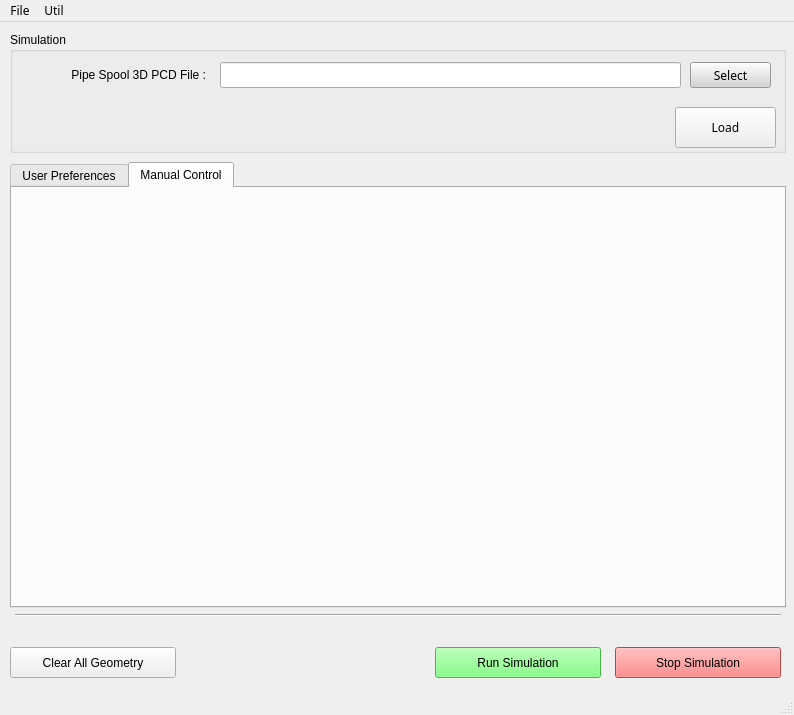
<?xml version="1.0" encoding="UTF-8"?>
<ui version="4.0">
 <author>IAE</author>
 <class>MainWindow</class>
 <widget class="QMainWindow" name="MainWindow">
  <property name="geometry">
   <rect>
    <x>0</x>
    <y>0</y>
    <width>794</width>
    <height>715</height>
   </rect>
  </property>
  <property name="font">
   <font>
    <family>NanumSquare</family>
   </font>
  </property>
  <property name="windowTitle">
   <string/>
  </property>
  <property name="windowIcon">
   <iconset theme="document-save-as">
    <normaloff>.</normaloff>.</iconset>
  </property>
  <property name="toolTip">
   <string/>
  </property>
  <property name="styleSheet">
   <string notr="true"/>
  </property>
  <widget class="QWidget" name="centralwidget">
   <widget class="QGroupBox" name="groupBox_4">
    <property name="geometry">
     <rect>
      <x>10</x>
      <y>10</y>
      <width>776</width>
      <height>121</height>
     </rect>
    </property>
    <property name="font">
     <font>
      <family>Arial</family>
     </font>
    </property>
    <property name="title">
     <string>Simulation</string>
    </property>
    <widget class="QLabel" name="label">
     <property name="geometry">
      <rect>
       <x>15</x>
       <y>30</y>
       <width>181</width>
       <height>26</height>
      </rect>
     </property>
     <property name="text">
      <string>Pipe Spool 3D PCD File :</string>
     </property>
     <property name="alignment">
      <set>Qt::AlignRight|Qt::AlignTrailing|Qt::AlignVCenter</set>
     </property>
    </widget>
    <widget class="QLineEdit" name="edit_pcd_file">
     <property name="geometry">
      <rect>
       <x>210</x>
       <y>30</y>
       <width>461</width>
       <height>26</height>
      </rect>
     </property>
     <property name="readOnly">
      <bool>true</bool>
     </property>
    </widget>
    <widget class="QPushButton" name="btn_open_pcd">
     <property name="geometry">
      <rect>
       <x>680</x>
       <y>30</y>
       <width>81</width>
       <height>26</height>
      </rect>
     </property>
     <property name="font">
      <font>
       <family>NanumSquare</family>
      </font>
     </property>
     <property name="styleSheet">
      <string notr="true">color: rgb(0,0,0);
background-color: rgb(212, 212, 212);</string>
     </property>
     <property name="text">
      <string>Select</string>
     </property>
    </widget>
    <widget class="QPushButton" name="btn_stop_simulation_2">
     <property name="geometry">
      <rect>
       <x>665</x>
       <y>75</y>
       <width>101</width>
       <height>41</height>
      </rect>
     </property>
     <property name="font">
      <font>
       <family>NanumSquare</family>
      </font>
     </property>
     <property name="styleSheet">
      <string notr="true"/>
     </property>
     <property name="text">
      <string>Load</string>
     </property>
    </widget>
   </widget>
   <widget class="QPushButton" name="btn_run_simulation">
    <property name="geometry">
     <rect>
      <x>435</x>
      <y>625</y>
      <width>166</width>
      <height>31</height>
     </rect>
    </property>
    <property name="font">
     <font>
      <family>Arial</family>
     </font>
    </property>
    <property name="styleSheet">
     <string notr="true">color: rgb(0,0,0);
background-color: rgb(100,255,100);</string>
    </property>
    <property name="text">
     <string>Run Simulation</string>
    </property>
    <property name="icon">
     <iconset>
      <normaloff>../resource/run.png</normaloff>../resource/run.png</iconset>
    </property>
   </widget>
   <widget class="QPushButton" name="btn_stop_simulation">
    <property name="geometry">
     <rect>
      <x>615</x>
      <y>625</y>
      <width>166</width>
      <height>31</height>
     </rect>
    </property>
    <property name="font">
     <font>
      <family>Arial</family>
     </font>
    </property>
    <property name="styleSheet">
     <string notr="true">color: rgb(0,0,0);
background-color: rgb(255, 100, 100);</string>
    </property>
    <property name="text">
     <string>Stop Simulation</string>
    </property>
    <property name="icon">
     <iconset>
      <normaloff>../resource/stop.png</normaloff>../resource/stop.png</iconset>
    </property>
   </widget>
   <widget class="Line" name="line">
    <property name="geometry">
     <rect>
      <x>15</x>
      <y>585</y>
      <width>766</width>
      <height>16</height>
     </rect>
    </property>
    <property name="orientation">
     <enum>Qt::Horizontal</enum>
    </property>
   </widget>
   <widget class="QPushButton" name="btn_clear_all_geometry">
    <property name="geometry">
     <rect>
      <x>10</x>
      <y>625</y>
      <width>166</width>
      <height>31</height>
     </rect>
    </property>
    <property name="font">
     <font>
      <family>Arial</family>
     </font>
    </property>
    <property name="styleSheet">
     <string notr="true"/>
    </property>
    <property name="text">
     <string>Clear All Geometry</string>
    </property>
   </widget>
   <widget class="QTabWidget" name="tabWidget">
    <property name="geometry">
     <rect>
      <x>10</x>
      <y>140</y>
      <width>776</width>
      <height>446</height>
     </rect>
    </property>
    <property name="font">
     <font>
      <family>Arial</family>
     </font>
    </property>
    <property name="currentIndex">
     <number>1</number>
    </property>
    <widget class="QWidget" name="tab">
     <attribute name="title">
      <string>User Preferences</string>
     </attribute>
     <widget class="QGroupBox" name="groupBox">
      <property name="geometry">
       <rect>
        <x>15</x>
        <y>10</y>
        <width>431</width>
        <height>106</height>
       </rect>
      </property>
      <property name="font">
       <font>
        <family>Arial</family>
       </font>
      </property>
      <property name="title">
       <string>Pose Detection Plugin Preference</string>
      </property>
      <widget class="QComboBox" name="select_pg_plugin">
       <property name="geometry">
        <rect>
         <x>210</x>
         <y>65</y>
         <width>206</width>
         <height>26</height>
        </rect>
       </property>
      </widget>
      <widget class="QComboBox" name="select_pd_plugin">
       <property name="geometry">
        <rect>
         <x>210</x>
         <y>30</y>
         <width>206</width>
         <height>26</height>
        </rect>
       </property>
      </widget>
      <widget class="QLabel" name="label_3">
       <property name="geometry">
        <rect>
         <x>20</x>
         <y>30</y>
         <width>181</width>
         <height>26</height>
        </rect>
       </property>
       <property name="text">
        <string>Pose Detection Plug-in :</string>
       </property>
       <property name="alignment">
        <set>Qt::AlignRight|Qt::AlignTrailing|Qt::AlignVCenter</set>
       </property>
      </widget>
      <widget class="QLabel" name="label_4">
       <property name="geometry">
        <rect>
         <x>10</x>
         <y>65</y>
         <width>191</width>
         <height>26</height>
        </rect>
       </property>
       <property name="text">
        <string>Path Generation Plug-in :</string>
       </property>
       <property name="alignment">
        <set>Qt::AlignRight|Qt::AlignTrailing|Qt::AlignVCenter</set>
       </property>
      </widget>
     </widget>
     <widget class="QGroupBox" name="groupBox_2">
      <property name="geometry">
       <rect>
        <x>15</x>
        <y>130</y>
        <width>436</width>
        <height>106</height>
       </rect>
      </property>
      <property name="font">
       <font>
        <family>Arial</family>
       </font>
      </property>
      <property name="title">
       <string>Path Generatation Plugin Preference</string>
      </property>
      <widget class="QComboBox" name="select_pg_plugin_2">
       <property name="geometry">
        <rect>
         <x>210</x>
         <y>65</y>
         <width>206</width>
         <height>26</height>
        </rect>
       </property>
      </widget>
      <widget class="QComboBox" name="select_pd_plugin_2">
       <property name="geometry">
        <rect>
         <x>210</x>
         <y>30</y>
         <width>206</width>
         <height>26</height>
        </rect>
       </property>
      </widget>
      <widget class="QLabel" name="label_5">
       <property name="geometry">
        <rect>
         <x>20</x>
         <y>30</y>
         <width>181</width>
         <height>26</height>
        </rect>
       </property>
       <property name="text">
        <string>Pose Detection Plug-in :</string>
       </property>
       <property name="alignment">
        <set>Qt::AlignRight|Qt::AlignTrailing|Qt::AlignVCenter</set>
       </property>
      </widget>
      <widget class="QLabel" name="label_6">
       <property name="geometry">
        <rect>
         <x>10</x>
         <y>65</y>
         <width>191</width>
         <height>26</height>
        </rect>
       </property>
       <property name="text">
        <string>Path Generation Plug-in :</string>
       </property>
       <property name="alignment">
        <set>Qt::AlignRight|Qt::AlignTrailing|Qt::AlignVCenter</set>
       </property>
      </widget>
     </widget>
    </widget>
    <widget class="QWidget" name="tab_2">
     <attribute name="title">
      <string>Manual Control</string>
     </attribute>
    </widget>
   </widget>
  </widget>
  <widget class="QMenuBar" name="menubar">
   <property name="geometry">
    <rect>
     <x>0</x>
     <y>0</y>
     <width>794</width>
     <height>24</height>
    </rect>
   </property>
   <widget class="QMenu" name="menuControl">
    <property name="title">
     <string>File</string>
    </property>
    <addaction name="actionExit"/>
   </widget>
   <widget class="QMenu" name="menuUtil">
    <property name="title">
     <string>Util</string>
    </property>
    <addaction name="actionUtilGeneratePCD"/>
   </widget>
   <addaction name="menuControl"/>
   <addaction name="menuUtil"/>
  </widget>
  <widget class="QStatusBar" name="statusbar"/>
  <action name="actionExit">
   <property name="text">
    <string>Exit</string>
   </property>
  </action>
  <action name="actionUtilGeneratePCD">
   <property name="text">
    <string>Generate to PCD File</string>
   </property>
   <property name="shortcut">
    <string>Meta+G</string>
   </property>
  </action>
 </widget>
 <resources/>
 <connections/>
 <designerdata>
  <property name="gridDeltaX">
   <number>5</number>
  </property>
  <property name="gridDeltaY">
   <number>5</number>
  </property>
  <property name="gridSnapX">
   <bool>true</bool>
  </property>
  <property name="gridSnapY">
   <bool>true</bool>
  </property>
  <property name="gridVisible">
   <bool>true</bool>
  </property>
 </designerdata>
</ui>
